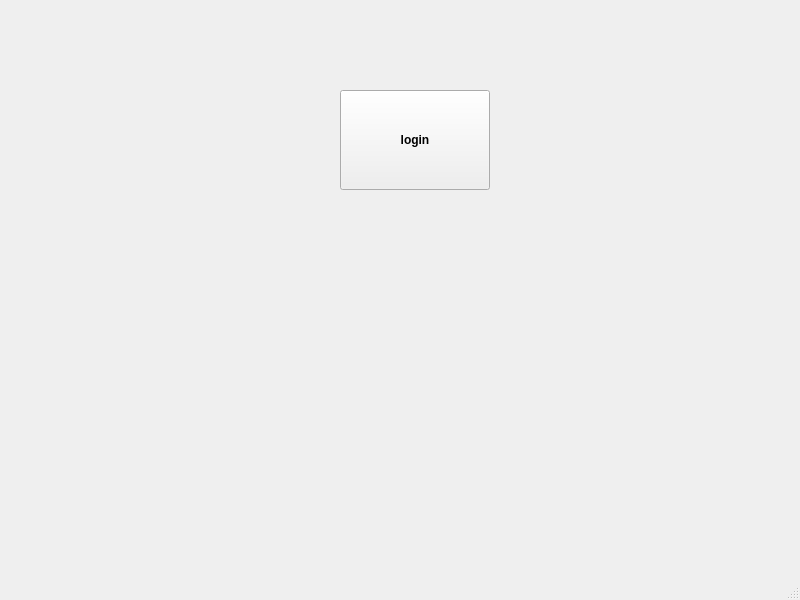
<?xml version="1.0" encoding="UTF-8"?>
<ui version="4.0">
 <class>MainWindow</class>
 <widget class="QMainWindow" name="MainWindow">
  <property name="geometry">
   <rect>
    <x>0</x>
    <y>0</y>
    <width>800</width>
    <height>600</height>
   </rect>
  </property>
  <property name="windowTitle">
   <string>MainWindow</string>
  </property>
  <widget class="QWidget" name="centralwidget">
   <widget class="QPushButton" name="loginButton">
    <property name="geometry">
     <rect>
      <x>340</x>
      <y>90</y>
      <width>150</width>
      <height>100</height>
     </rect>
    </property>
    <property name="maximumSize">
     <size>
      <width>16777215</width>
      <height>16777215</height>
     </size>
    </property>
    <property name="font">
     <font>
      <weight>75</weight>
      <bold>true</bold>
      <stylestrategy>PreferAntialias</stylestrategy>
     </font>
    </property>
    <property name="text">
     <string>login</string>
    </property>
   </widget>
  </widget>
  <widget class="QMenuBar" name="menubar">
   <property name="geometry">
    <rect>
     <x>0</x>
     <y>0</y>
     <width>800</width>
     <height>26</height>
    </rect>
   </property>
  </widget>
  <widget class="QStatusBar" name="statusbar"/>
 </widget>
 <resources/>
 <connections/>
</ui>
